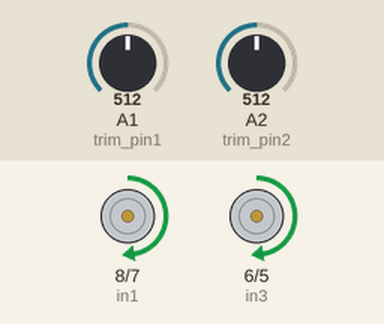
A sketch run on a simulated Arduino Uno, built with avr-gcc and run on an emulated ATmega328P. On the bench: motor-driver pin pairs drawn as motors (green arrow = first pin HIGH = forward, orange = second pin HIGH = backward, longer = more drive, scaled by the enable pin). The test bench sets the inputs (shaded band); at power-on: A1 (trim_pin1) = 512, A2 (trim_pin2) = 512.

Above: at 3.2 s.
3.3 s: A1 (trim_pin1) set to 716
At 4.0 s:
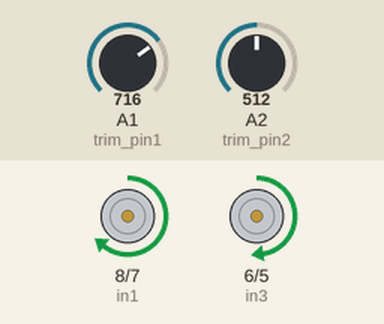
4.8 s: A2 (trim_pin2) set to 716
At 5.2 s:
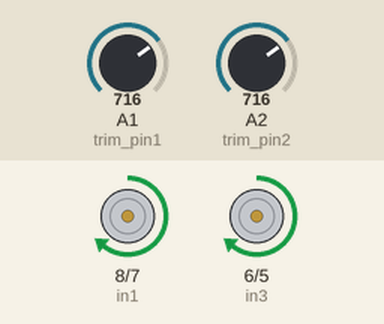
6.3 s: A1 (trim_pin1) set to 900
At 7.5 s:
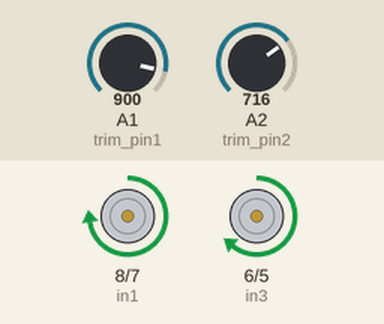
7.8 s: A2 (trim_pin2) set to 900
At 8.7 s:
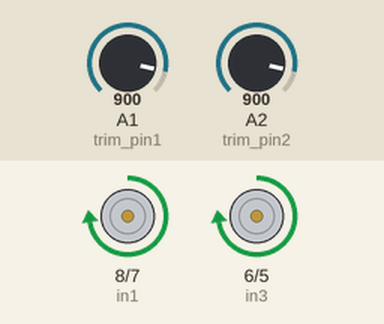
9.3 s: A1 (trim_pin1) set to 511
At 9.8 s:
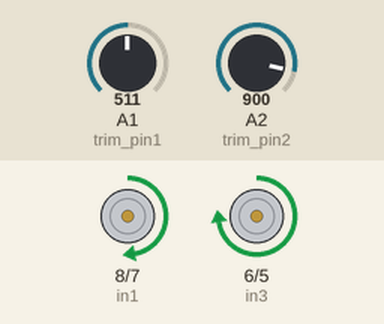
10.8 s: A2 (trim_pin2) set to 122
At 12.1 s:
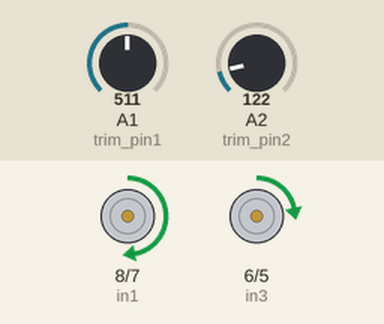
Timing chart, 0 to 13.3 s (numbered marks = the images above; inputs shaded):
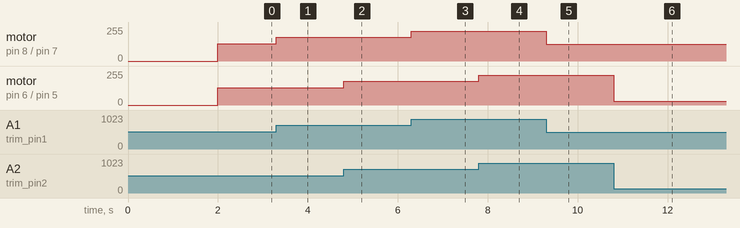

The sketch:

straight_line_driver_trimmer.ino
```cpp
//Tester for speed balancing on DC motor pairs
//Upload this firmware and observe the hoverboard's trajectory
//Staright line trajectory means both motors are balanced
//Deviation means one of the motors is running slower,
//Using motor speed trimmers here would allow for correction and adjustment
//PWM frequency raised to 31372.55 Hz for silent motor operation
//Tested!

//Shaurjya Banerjee 2017

//Set pins for Motor 1
int enA = 10;
int in1 = 8;
int in2 = 7;
//Set pins for Motor 2
int enB = 9;
int in3 = 6;
int in4 = 5;

//Set pins for Motor Speed trimmers
int trim_pin1 = 1;
int trim_pin2 = 2;

//Variables to hold motor speed offsets
int motorA_trim = 0;
int motorB_trim = 0;

//Set individual motor speeds here
int motor_speeds [] = {0, 0};

//Set test length here
int test_length = 10000;

void setup()
{
  Serial.begin(9600);

  //Set PWM frequency to 31372.55 Hz for timer1 (phase-correct PWM)
  //This puts the PWM frequency outside audio rate for silent motor operation
  TCCR1B = (TCCR1B & 0b11111000) | 0x01;

  //Setting output pinmode for motor pins
  pinMode(enA, OUTPUT);
  pinMode(enB, OUTPUT);
  pinMode(in1, OUTPUT);
  pinMode(in2, OUTPUT);
  pinMode(in3, OUTPUT);
  pinMode(in4, OUTPUT);

  //Setting default pin states to low on startup
  digitalWrite(enA, LOW);
  digitalWrite(in1, LOW);
  digitalWrite(in2, LOW);
  digitalWrite(enB, LOW);
  digitalWrite(in3, LOW);
  digitalWrite(in4, LOW);

  //Wait two seconds after powerup
  delay (2000);
}

void loop()
{
   read_trimmers();

   drive_motorA(0);
   drive_motorB(0);
}

//Function to set speeds using PWM on enable pins
void set_speed (int spd [])
{
      analogWrite(enA, spd[0]);
      analogWrite(enB, spd[1]);
}

void read_trimmers()
{
   motorA_trim = analogRead(trim_pin1);
   motorB_trim = analogRead(trim_pin2);

   motor_speeds[0] = motorA_trim/4;
   motor_speeds[1] = motorB_trim/4;

   set_speed(motor_speeds);
}

//Function to drive motor A
//Use 0 or 1 for int dir
void drive_motorA (int dir)
{
    //Drive one direction
    if (dir == 0)
    {
       digitalWrite(in1, HIGH);
       digitalWrite(in2, LOW);
    }
    //Drive the other direction
    else if (dir == 1)
    {
      digitalWrite(in1, LOW);
      digitalWrite(in2, HIGH);
    }
    //Error case
    else
    {
      Serial.println("Use 0 or 1 for Direction!");
    }
}

//Function to stop motor A
void stop_motorA ()
{
   digitalWrite(in1, LOW);
   digitalWrite(in2, LOW);
}

//Function to drive motor B
//Use 0 or 1 for int dir
void drive_motorB (int dir)
{
    //Drive one direction
    if (dir == 0)
    {
       digitalWrite(in3, HIGH);
       digitalWrite(in4, LOW);
    }
    //Drive the other direction
    else if (dir == 1)
    {
      digitalWrite(in3, LOW);
      digitalWrite(in4, HIGH);
    }
    //Error case
    else
    {
      Serial.println("Use 0 or 1 for Direction!");
    }
}

//Function to stop motor B
void stop_motorB ()
{
   digitalWrite(in3, LOW);
   digitalWrite(in4, LOW);
}
```

Measured:
- after the input at 3.3 s, motor on pin 8 (in1) / pin 7 (in2): forward 128/255 → forward 179/255 at once
- after the input at 4.8 s, motor on pin 6 (in3) / pin 5 (in4): forward 128/255 → forward 179/255 at once
- after the input at 6.3 s, motor on pin 8 (in1) / pin 7 (in2): forward 179/255 → forward 225/255 at once
- after the input at 7.8 s, motor on pin 6 (in3) / pin 5 (in4): forward 179/255 → forward 225/255 at once
- after the input at 9.3 s, motor on pin 8 (in1) / pin 7 (in2): forward 225/255 → forward 127/255 at once
- after the input at 10.8 s, motor on pin 6 (in3) / pin 5 (in4): forward 225/255 → forward 30/255 at once
